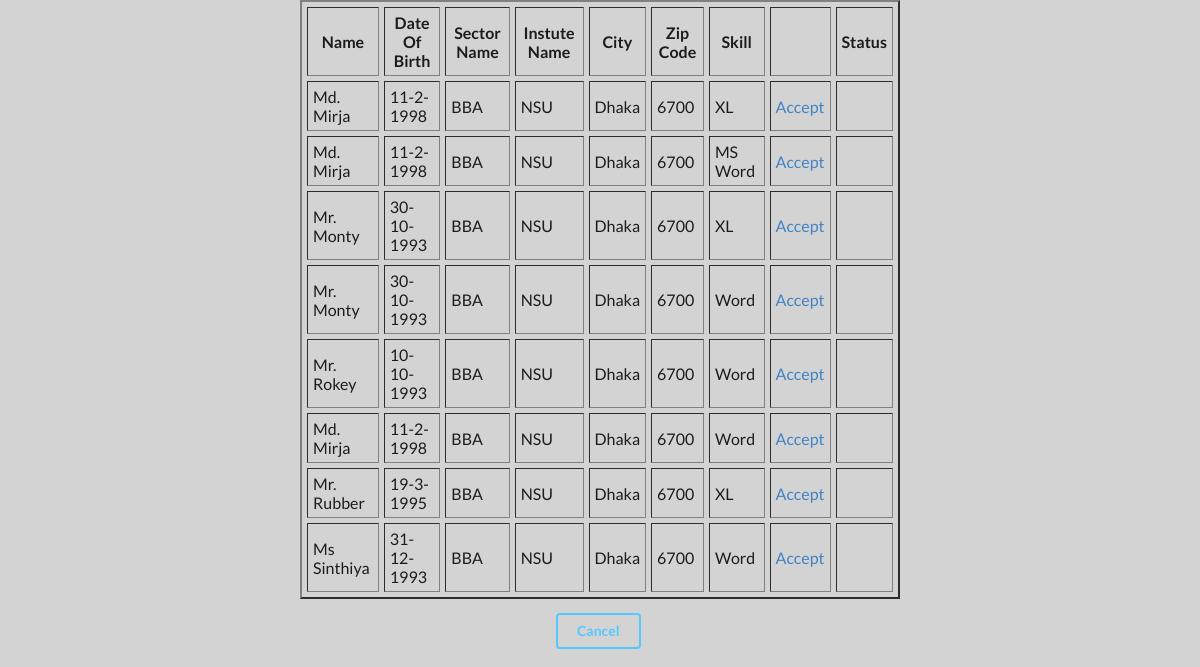
The app's page /admin_adding_employee.php with its own data.
### tables this page shows
CREATE TABLE `job_seeker_computer_skill` (
  `computer_skill` varchar(50) DEFAULT NULL,
  `email` varchar(50) DEFAULT NULL
);

CREATE TABLE `job_seeker` (
  `email` varchar(50) NOT NULL,
  `phone_number` varchar(15) NOT NULL,
  `first_name` varchar(20) NOT NULL,
  `last_name` varchar(20) NOT NULL,
  `date_of_birth` varchar(15) NOT NULL,
  `sector_name` varchar(20) NOT NULL,
  `instute_name` varchar(20) NOT NULL,
  `city` varchar(20) NOT NULL,
  `zip_code` int(11) NOT NULL,
  `admin_email` varchar(50) DEFAULT NULL
);

### admin_adding_employee.php (the view, shortened to what this page needs)
<?php
include_once "connect.php";
?>
<html>
<head>
<link rel="stylesheet" href="https://cdnjs.cloudflare.com/ajax/libs/semantic-ui/2.4.1/semantic.min.css">
<body>
<center>
<form method="post" enctype="multipart/form-data">
<table width="50%" border="2" cellpadding="5" cellspacing="5">
<thead>
<tr>
<th>Name</th>
<th>Date Of Birth</th>
<th>Sector Name</th>
<th>Instute Name</th>
<th>City</th>
<th>Zip Code</th>
<th>Skill</th>
<th></th>
<th>Status</th>
</tr>
</thead>
<?php
$sql = "SELECT * from job_seeker AS j
right join job_seeker_computer_skill AS c
on j.email=c.email";
$result = mysqli_query($conn,$sql);
while($row = mysqli_fetch_array($result)){
?>
<tr>
<td> <?php echo $row["first_name"]." ".$row["last_name"] ;?> </td>
<td> <?php echo $row['date_of_birth'] ;?> </td>
<td> <?php echo $row['sector_name'] ;?> </td>
<td> <?php echo $row['instute_name'] ;?> </td>
<td> <?php echo $row['city'] ;?> </td>
<td> <?php echo $row['zip_code'] ;?> </td>
<td> <?php echo $row['computer_skill'] ;?> </td>
<td><a href= "admin_adding_employee1.php? email=<?php echo $row['email'];?>
&&first_name=<?php echo $row['first_name'];?>
&& last_name=<?php echo $row['last_name'];?>
&& city=<?php echo $row['city'];?>
&& zip_code=<?php echo $row['zip_code'];?>
&& instute_name=<?php echo $row['instute_name'];?>
&& sector_name=<?php echo $row['sector_name'];?>
&& phone_number=<?php echo $row['phone_number'];?>
&& date_of_birth=<?php echo $row['date_of_birth'];?>">Accept</a></td>
<td> <?php echo $row['j_status']; ?></td>
</tr>
<?php
}
?>
</table>
</form>
<a href="admin_employee.php"><button class='ui inverted blue button'>Cancel</button></a><br><br>
</center>
</body>
</head>
</html>

### admin_adding_employee.php (style rules this page uses)
body { background-color: lightgray; }

### records on screen
job_seeker_computer_skill: email.first_name "Md.", email.last_name "Mirja", email.date_of_birth "11-2-1998", email.sector_name "BBA", email.instute_name "NSU", email.city "Dhaka", email.zip_code "6700", computer_skill "XL"
job_seeker_computer_skill: email.first_name "Md.", email.last_name "Mirja", email.date_of_birth "11-2-1998", email.sector_name "BBA", email.instute_name "NSU", email.city "Dhaka", email.zip_code "6700", computer_skill "MS Word"
job_seeker_computer_skill: email.first_name "Mr.", email.last_name "Monty", email.date_of_birth "30-10-1993", email.sector_name "BBA", email.instute_name "NSU", email.city "Dhaka", email.zip_code "6700", computer_skill "XL"
job_seeker_computer_skill: email.first_name "Mr.", email.last_name "Monty", email.date_of_birth "30-10-1993", email.sector_name "BBA", email.instute_name "NSU", email.city "Dhaka", email.zip_code "6700", computer_skill "Word"
job_seeker_computer_skill: email.first_name "Mr.", email.last_name "Rokey", email.date_of_birth "10-10-1993", email.sector_name "BBA", email.instute_name "NSU", email.city "Dhaka", email.zip_code "6700", computer_skill "Word"
job_seeker_computer_skill: email.first_name "Md.", email.last_name "Mirja", email.date_of_birth "11-2-1998", email.sector_name "BBA", email.instute_name "NSU", email.city "Dhaka", email.zip_code "6700", computer_skill "Word"
job_seeker_computer_skill: email.first_name "Mr.", email.last_name "Rubber", email.date_of_birth "19-3-1995", email.sector_name "BBA", email.instute_name "NSU", email.city "Dhaka", email.zip_code "6700", computer_skill "XL"
job_seeker_computer_skill: email.first_name "Ms", email.last_name "Sinthiya", email.date_of_birth "31-12-1993", email.sector_name "BBA", email.instute_name "NSU", email.city "Dhaka", email.zip_code "6700", computer_skill "Word"
